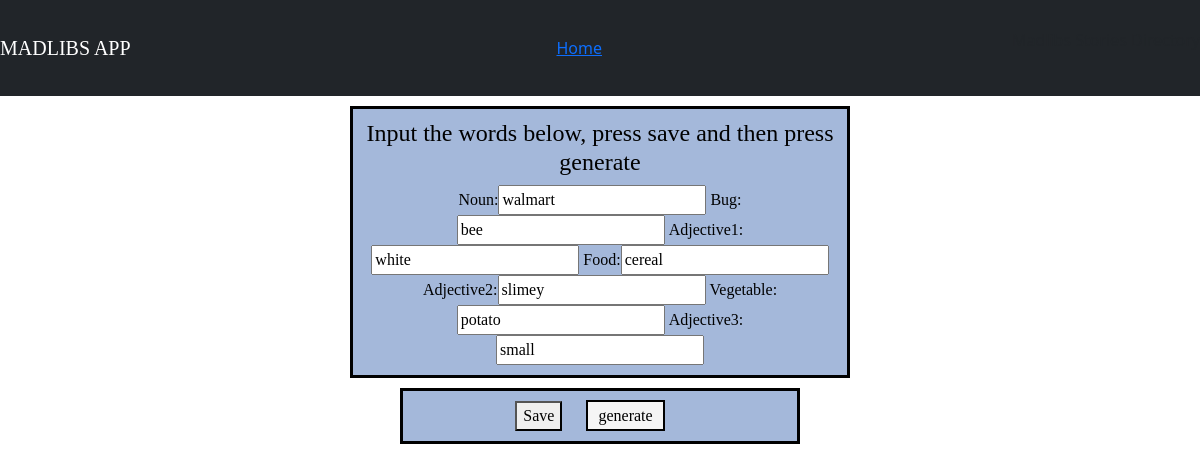
The app's page /story/skin/1 with its own data.
### story/models.py (models this page shows)
class Skin(models.Model):
    noun = models.CharField(max_length=50)
    bug = models.CharField(max_length=50)
    adjective1 = models.CharField(max_length=50)
    food = models.CharField(max_length=50)
    adjective2 = models.CharField(max_length=50)
    vegetable = models.CharField(max_length=50)
    adjective3 = models.CharField(max_length=50)

### story/views.py (the view)
# urls.py: path('skin/<int:id>', views.skin_update, name="skin_update"),
def skin_update(request, id):
    item = Skin.objects.get(id=id)
    form = SkinForm(request.POST or None, instance=item)
    if form.is_valid():
        form.save()
        return redirect('/story/skin/1')
    return render(request, 'story/skin-form.html', {'form':form, 'item':item})

### story/forms.py
class SkinForm(forms.ModelForm):
    class Meta:
        model = Skin
        fields = ['noun', 'bug', 'adjective1', 'food',
                  'adjective2', 'food', 'adjective2', 'vegetable', 'adjective3']

### story/templates/story/skin-form.html (shortened to what this page needs)
{% extends 'story/base.html' %}
{% block body %}
<form method="POST">
    <div class="div-form" style="width:500px">
        <h4>Input the words below, press save and then press generate</h4>
        {{ form }}
    </div>
    <div class="save">
        <button type="submit">Save</button>
        <a class="generate" href="/story/skin_story/1">generate</a>
    </div>
</form>
{% endblock %}

### story/static/story/style.css (style rules this page uses)
h4 { font-family: "Cooper Black" }
form { font-family: Calibri; }
div { color: black; border: solid black; text-align: center; margin: 20px 20px; padding: 10px; background-color: #E1F7FA; }
.save { background-color: #A4B8DA; width:400px; margin: 10px auto; }
.div-form { background-color: #A4B8DA; width: 200px; margin: 10px auto; }
.generate { border:black solid 2px; background-color: whitesmoke; color: black; padding: 5px 10px; text-decoration: none; margin: 20px; }

### records on screen
Skin: noun "walmart", bug "bee", adjective1 "white", food "cereal", adjective2 "slimey", vegetable "potato", adjective3 "small"
